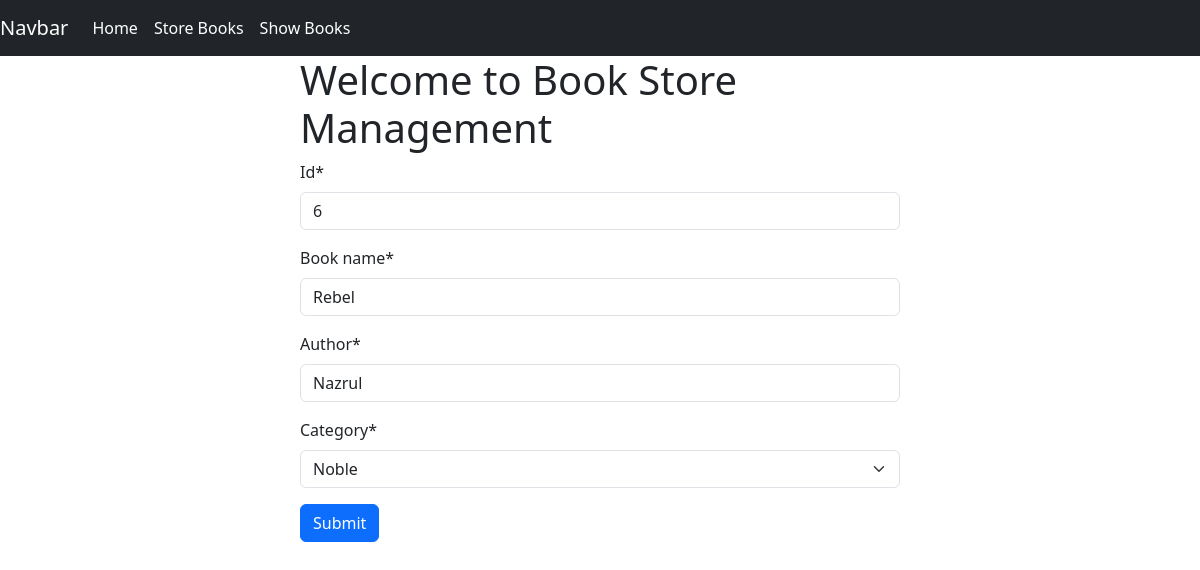
The page /edit_book/6 on the database its author committed.
### book/models.py (models this page shows)
class BookStoreModel(models.Model):
    Categories = (('Mystery', 'Mystery'), ('Noble', 'Noble'), ('Thriller',
                'Thriller'), ('Humor', 'Humor'), ('Horror', 'Horror'))
    id = models.IntegerField(primary_key=True)
    book_name = models.CharField(max_length=30)
    author = models.CharField(max_length=30)
    category = models.CharField(max_length=30, choices=Categories)
    first_pub = models.DateTimeField(auto_now_add=True) #this will modify only first time
    last_pub = models.DateTimeField(auto_now=True) #this will modify every time

### book/views.py (the view)
# urls.py: path('edit_book/<int:id>',views.edit_book,name='edit_book'), # edit_book/<int:id to capture int id
def edit_book(request,id): #as id is a primary key we can get the details
    try:
        book=BookStoreModel.objects.get(pk=id) # pk means primary key #book is saving a object of BookStoreModel with id
    except BookStoreModel.DoesNotExist:
        messages.error(request,'This id doesnt exist')
    form=BookStoreFrom(instance=book)
    if request.method=="POST":
        form=BookStoreFrom(request.POST,instance=book)
        if form.is_valid():
            form.save()
            return redirect('show_books')
    return render(request,'store_book.html',{'form':form})

### book/forms.py
class BookStoreFrom(forms.ModelForm):
    class Meta:
        model=BookStoreModel
        fields=['id','book_name','author','category']

### book/templates/store_book.html (shortened to what this page needs)
{% extends 'base.html' %}
{% load crispy_forms_tags %}
{% block content %}
<div style="width:50%;margin:auto;">
    <h1>Welcome to Book Store Management</h1>
    <form method="POST">
    {{form|crispy}}
    <button class="btn btn-primary" type="submit">Submit</button>
 </form>
</div>
{%endblock%}

### rows shown on the page
BookStoreModel: id "6", book_name "Rebel", author "Nazrul", category "Noble"
